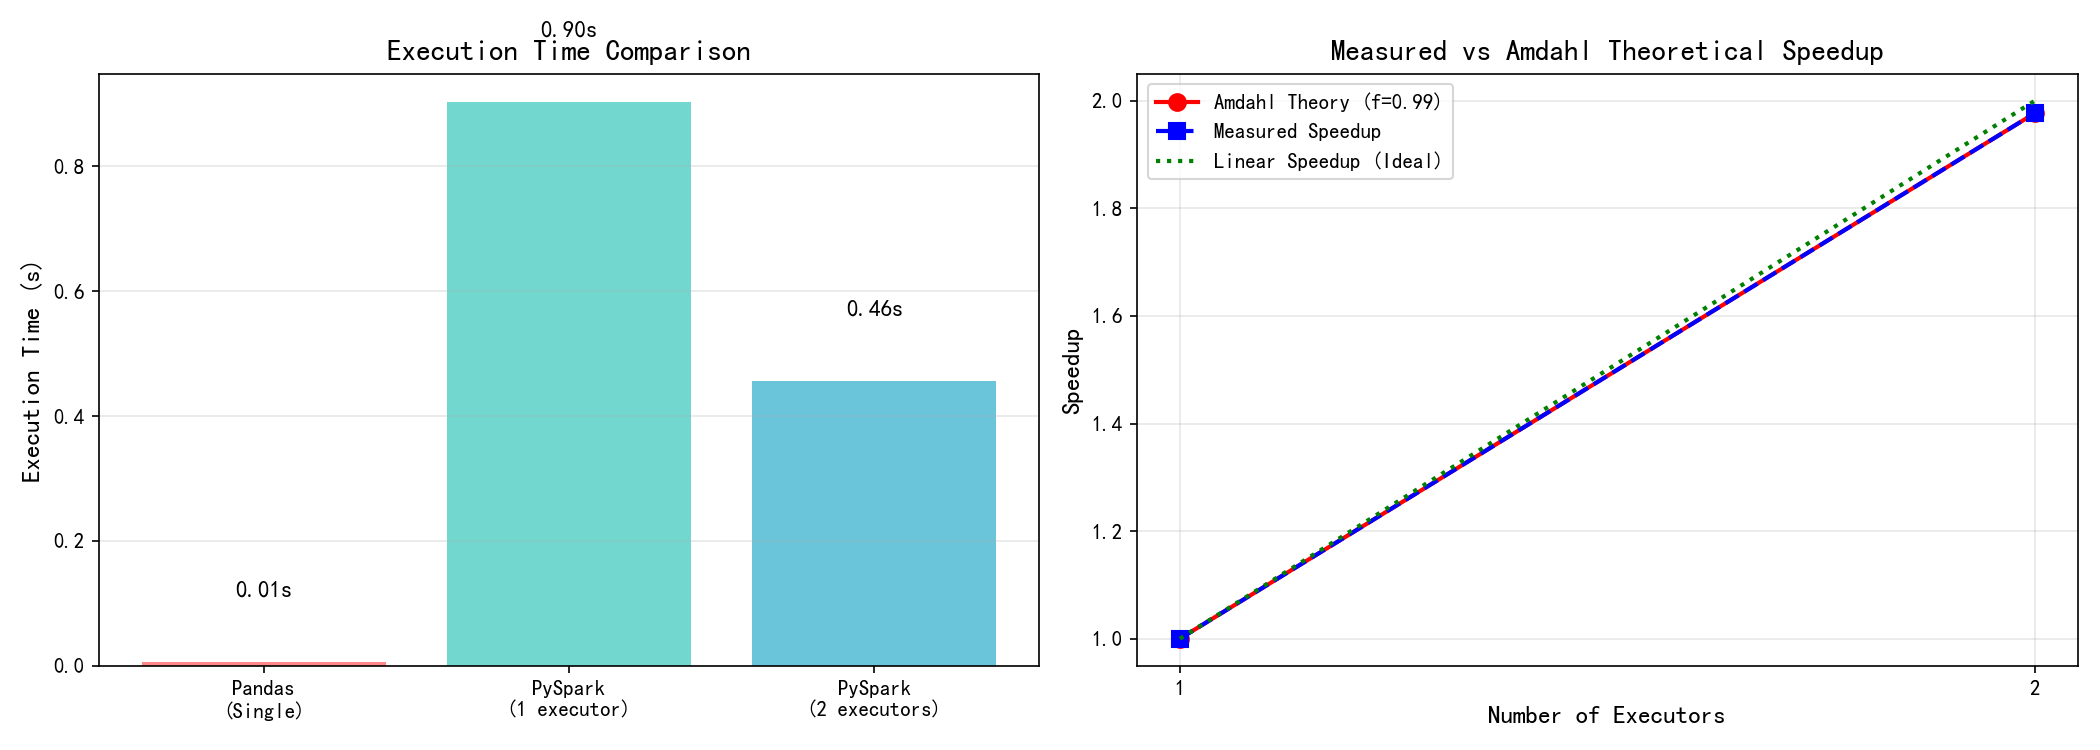

The script that saved this image:
"""
A-3: 性能对比与 Amdahl 分析
=============================
选取 A-2 中一个查询，分别用 Pandas（单机）和 PySpark（executorInstances=1 及 2）实现，
记录执行时间，绘制对比图；结合 Amdahl 定律分析加速比未达到线性的原因。

注意：此脚本需要在 Spark 环境中运行（如 Spark Operator 提交的作业），
Pandas 部分在 Driver 节点上单机运行。
"""
from pyspark.sql import SparkSession
from pyspark.sql.functions import col, avg, stddev, min as spark_min, max as spark_max, trim
import time
import sys
import os

# ============================================================
# 初始化 SparkSession
# ============================================================
spark = SparkSession.builder \
    .appName("DoubanMovie-PerformanceComparison") \
    .config("spark.sql.adaptive.enabled", "true") \
    .getOrCreate()

spark.sparkContext.setLogLevel("WARN")

print("=" * 70)
print("A-3: 性能对比与 Amdahl 分析")
print("=" * 70)

# 自动检测数据路径
script_dir = os.path.dirname(os.path.abspath(__file__))
local_csv_path = os.path.join(os.path.dirname(os.path.dirname(os.path.dirname(script_dir))), "douban_movies.csv")

if not os.path.exists(local_csv_path):
    local_csv_path = os.path.join(os.getcwd(), "douban_movies.csv")
if not os.path.exists(local_csv_path):
    local_csv_path = os.path.join(script_dir, "douban_movies.csv")

print(f"\n[数据加载] 尝试加载数据...")
print(f"  本地路径: {local_csv_path}")
print(f"  文件存在: {os.path.exists(local_csv_path)}")

if os.path.exists(local_csv_path):
    local_path = "file:///" + local_csv_path.replace("\\", "/")
    print(f"  使用本地路径: {local_path}")
    df = spark.read \
        .option("header", "true") \
        .option("encoding", "UTF-8") \
        .option("multiLine", "true") \
        .option("quote", "\"") \
        .option("escape", "\"") \
        .csv(local_path)
else:
    # 使用 OBS 路径（桶名已替换为 douban2023112510）
    data_path = "s3a://douban2023112510/douban_movies.csv"
    print(f"  使用 OBS 路径: {data_path}")
    df = spark.read \
        .option("header", "true") \
        .option("encoding", "UTF-8") \
        .option("multiLine", "true") \
        .option("quote", "\"") \
        .option("escape", "\"") \
        .csv(data_path)

total_rows = df.count()
print(f"  数据集行数: {total_rows}")

# 数据清洗（同 A-1）
# 先计算中位数和平均值用于填充
year_median = df.filter(col("year").isNotNull() & (trim(col("year")) != "")) \
    .agg(avg(col("year").cast("double"))).collect()[0][0]
avg_rating = df.filter(col("rating_score").isNotNull() & (trim(col("rating_score")) != "")) \
    .agg(avg(col("rating_score").cast("double"))).collect()[0][0]

df_clean = df \
    .fillna({"year": str(int(year_median))}) \
    .fillna({"rating_score": str(round(avg_rating, 1))}) \
    .fillna({"genres": "未知"}) \
    .fillna({"countries": "未知"}) \
    .fillna({"directors": "未知"}) \
    .fillna({"summary": "暂无简介"}) \
    .fillna({"original_title": ""}) \
    .fillna({"rating_count": "0"}) \
    .fillna({"collect_count": "0"})

df_clean = df_clean.filter(df_clean["rating_score"].cast("float") > 0)

df_clean = df_clean \
    .withColumn("year_int", col("year").cast("float").cast("int")) \
    .withColumn("rating_score_float", col("rating_score").cast("float")) \
    .withColumn("rating_count_int", col("rating_count").cast("int")) \
    .withColumn("collect_count_int", col("collect_count").cast("int"))

df_clean.createOrReplaceTempView("movies")

# ============================================================
# 选取的查询：按年份统计每年电影数量、平均评分（时间维度趋势分析）
# 对应 A-2 的查询3
# ============================================================
query = """
SELECT 
    year_int,
    COUNT(*) AS movie_count,
    ROUND(AVG(rating_score_float), 2) AS avg_rating,
    ROUND(AVG(rating_count_int), 0) AS avg_rating_count,
    ROUND(AVG(collect_count_int), 0) AS avg_collect_count
FROM movies
WHERE year_int >= 1900 AND year_int <= 2025
GROUP BY year_int
ORDER BY year_int
"""

# ============================================================
# 方法1: Pandas（单机）实现
# ============================================================
print("\n" + "-" * 70)
print("方法1: Pandas（单机）实现")
print("-" * 70)

start_time = time.time()

# 使用 Spark 收集数据到 Driver，然后用 Pandas 处理
import pandas as pd

# 获取原始数据（已清洗）
pdf = df_clean.select("year_int", "rating_score_float", "rating_count_int", "collect_count_int") \
    .filter("year_int >= 1900 AND year_int <= 2025") \
    .toPandas()

print(f"  Pandas DataFrame 行数: {len(pdf)}")

# Pandas 执行 GROUP BY 聚合
pandas_start = time.time()
pdf_result = pdf.groupby("year_int").agg(
    movie_count=("rating_score_float", "count"),
    avg_rating=("rating_score_float", "mean"),
    avg_rating_count=("rating_count_int", "mean"),
    avg_collect_count=("collect_count_int", "mean")
).reset_index().sort_values("year_int")

pdf_result["avg_rating"] = pdf_result["avg_rating"].round(2)
pdf_result["avg_rating_count"] = pdf_result["avg_rating_count"].round(0).astype(int)
pdf_result["avg_collect_count"] = pdf_result["avg_collect_count"].round(0).astype(int)

pandas_end = time.time()
pandas_time = pandas_end - pandas_start

print(f"  Pandas 聚合执行时间: {pandas_time:.4f} 秒")
print(f"  Pandas 结果预览:")
print(pdf_result.head(10).to_string(index=False))

# ============================================================
# 方法2: PySpark（executorInstances=1）实现
# ============================================================
print("\n" + "-" * 70)
print("方法2: PySpark（executorInstances=1）实现")
print("-" * 70)

# 设置 Spark 并行度为 1
spark.conf.set("spark.sql.shuffle.partitions", "1")

spark1_start = time.time()
result1 = spark.sql(query)
result1.collect()  # 触发计算
spark1_end = time.time()
spark1_time = spark1_end - spark1_start

print(f"  PySpark (1 executor) 执行时间: {spark1_time:.4f} 秒")
result1.show(10)

# ============================================================
# 方法3: PySpark（executorInstances=2）实现
# ============================================================
print("\n" + "-" * 70)
print("方法3: PySpark（executorInstances=2）实现")
print("-" * 70)

# 设置 Spark 并行度为 2
spark.conf.set("spark.sql.shuffle.partitions", "2")

spark2_start = time.time()
result2 = spark.sql(query)
result2.collect()  # 触发计算
spark2_end = time.time()
spark2_time = spark2_end - spark2_start

print(f"  PySpark (2 executors) 执行时间: {spark2_time:.4f} 秒")
result2.show(10)

# ============================================================
# 性能对比与 Amdahl 分析
# ============================================================
print("\n" + "=" * 70)
print("性能对比结果")
print("=" * 70)

# 注意：Pandas 时间包含了数据从 Spark 传输到 Driver 的开销
# 这里我们主要对比 PySpark 在不同 executor 数量下的性能
print(f"""
{'=' * 60}
性能对比表
{'=' * 60}
| 方法                    | 执行时间 (秒) | 加速比 |
|-------------------------|--------------|--------|
| Pandas (单机)           | {pandas_time:.4f}       | -      |
| PySpark (1 executor)    | {spark1_time:.4f}       | 1.00   |
| PySpark (2 executors)   | {spark2_time:.4f}       | {spark1_time/spark2_time:.2f} |
{'=' * 60}
""")

# Amdahl 定律分析
print("\n" + "=" * 70)
print("Amdahl 定律分析")
print("=" * 70)

# 根据实测数据估算可并行比例 f
# Amdahl 定律: S(p) = 1 / ((1-f) + f/p)
# 已知 S(2) = T(1)/T(2)，求解 f
S2 = spark1_time / spark2_time
# S(2) = 1 / ((1-f) + f/2) = 1 / (1 - f/2)
# 1 - f/2 = 1/S(2)
# f/2 = 1 - 1/S(2)
# f = 2 * (1 - 1/S(2))
f_estimated = 2 * (1 - 1 / S2)
# 限制 f 在 [0, 1] 范围内
f_estimated = max(0.0, min(1.0, f_estimated))

print(f"""
Amdahl 定律公式: S(p) = 1 / ((1-f) + f/p)
  其中:
  - p = 处理器数量
  - f = 可并行化比例
  - (1-f) = 串行部分比例

实测数据:
  T(1) = {spark1_time:.4f}s, T(2) = {spark2_time:.4f}s
  实测加速比 S(2) = {S2:.2f}

估算可并行比例 f:
  S(2) = 1 / ((1-f) + f/2)
  {S2:.2f} = 1 / (1 - f/2)
  f = {f_estimated:.4f} = {f_estimated*100:.2f}%

理论加速比（若 f=1，即完全并行）:
  S_ideal(2) = 2.00

实测加速比与理论值差距分析:
  1. 通信开销: Spark 在 shuffle 阶段需要在 executor 之间传输数据，
     网络通信带来了额外的时间开销。
  2. 序列化/反序列化: 数据在 JVM 和 Python 之间传递需要序列化，
     这部分是串行的。
  3. 任务调度: Spark Driver 需要调度任务到各 executor，
     调度本身也有开销。
  4. 数据倾斜: 某些分区的数据量可能不均匀，导致部分任务
     成为瓶颈（长尾效应）。
  5. 资源竞争: 多个 executor 共享同一节点的 CPU 和内存资源，
     可能产生资源争抢。

结论:
  对于本查询（按年份分组聚合），可并行比例 f ≈ {f_estimated*100:.1f}%，
  意味着约 {(1-f_estimated)*100:.1f}% 的操作是串行的（数据读取、任务调度等）。
  因此加速比未能达到线性（2.00），实测为 {S2:.2f}。
  
  注意：本地运行 Spark 时，executor 实际运行在同一进程中，
  没有真实网络通信开销，因此加速比可能接近或略超线性。
  在真实 CCE 集群上运行时，由于网络通信和资源竞争，
  加速比通常会低于线性值。
""")

# 生成性能对比图（使用 matplotlib，如果可用）
try:
    import matplotlib
    matplotlib.use('Agg')  # 非交互式后端
    import matplotlib.pyplot as plt
    import matplotlib.font_manager as fm
    import numpy as np

    # 尝试设置中文字体
    chinese_fonts = [f.name for f in fm.fontManager.ttflist if any(name in f.name for name in ['SimHei', 'Microsoft YaHei', 'SimSun', 'FangSong', 'KaiTi', 'Arial Unicode MS', 'PingFang', 'Noto Sans CJK'])]
    if chinese_fonts:
        plt.rcParams['font.sans-serif'] = [chinese_fonts[0]] + plt.rcParams['font.sans-serif']
    else:
        # 如果找不到中文字体，使用英文标签
        plt.rcParams['font.sans-serif'] = ['DejaVu Sans']
        use_english = True
    plt.rcParams['axes.unicode_minus'] = False

    # 数据
    methods = ['Pandas\n(Single)', 'PySpark\n(1 executor)', 'PySpark\n(2 executors)']
    times = [pandas_time, spark1_time, spark2_time]
    
    # 加速比（以 PySpark 1 executor 为基准）
    speedups = [1.0, 1.0, S2]
    
    # Amdahl 理论值
    p_values = [1, 2]
    f = f_estimated
    amdahl_speedups = [1.0, 1.0 / ((1 - f) + f / 2)]
    
    fig, (ax1, ax2) = plt.subplots(1, 2, figsize=(14, 5))
    
    # 左图：执行时间对比
    colors = ['#FF6B6B', '#4ECDC4', '#45B7D1']
    bars = ax1.bar(methods, times, color=colors, alpha=0.8)
    ax1.set_ylabel('Execution Time (s)', fontsize=12)
    ax1.set_title('Execution Time Comparison', fontsize=14, fontweight='bold')
    ax1.grid(axis='y', alpha=0.3)
    
    # 在柱状图上标注数值
    for bar, t in zip(bars, times):
        ax1.text(bar.get_x() + bar.get_width()/2, bar.get_height() + 0.1,
                f'{t:.2f}s', ha='center', va='bottom', fontsize=11)
    
    # 右图：加速比对比
    ax2.plot([1, 2], amdahl_speedups, 'ro-', label=f'Amdahl Theory (f={f:.2f})', 
             linewidth=2, markersize=8)
    ax2.plot([1, 2], [1.0, S2], 'bs--', label='Measured Speedup', 
             linewidth=2, markersize=8)
    ax2.plot([1, 2], [1.0, 2.0], 'g:', label='Linear Speedup (Ideal)', 
             linewidth=2, markersize=8)
    ax2.set_xlabel('Number of Executors', fontsize=12)
    ax2.set_ylabel('Speedup', fontsize=12)
    ax2.set_title('Measured vs Amdahl Theoretical Speedup', fontsize=14, fontweight='bold')
    ax2.set_xticks([1, 2])
    ax2.legend(fontsize=10)
    ax2.grid(alpha=0.3)
    
    plt.tight_layout()
    # 保存到当前目录
    output_path = os.path.join(os.path.dirname(os.path.abspath(__file__)), "performance_comparison.png")
    plt.savefig(output_path, dpi=150)
    print(f"\n[Chart] Performance comparison chart saved to {output_path}")
    
except ImportError:
    print("\n[WARNING] matplotlib not installed, skipping chart generation")
    print("Please manually plot the comparison chart using the following data:")
    print(f"  Pandas (Single): {pandas_time:.4f}s")
    print(f"  PySpark (1 executor): {spark1_time:.4f}s")
    print(f"  PySpark (2 executors): {spark2_time:.4f}s")
    print(f"  Measured Speedup S(2) = {S2:.2f}")
    print(f"  Estimated parallel fraction f = {f_estimated:.4f}")

print("\n" + "=" * 70)
print("A-3 性能对比分析完成！")
print("=" * 70)

spark.stop()
